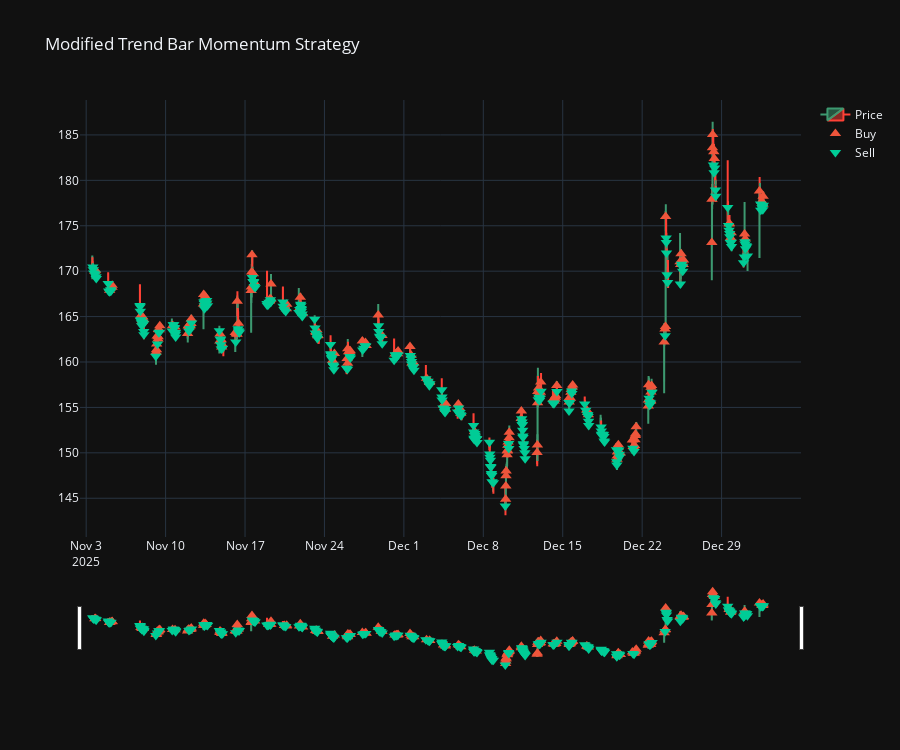

This figure's notebook cell:
### Code cell
import pandas as pd
import numpy as np
import plotly.graph_objects as go
from openalgo import api
from math import sqrt

# =========================
# CONFIG
# =========================
SYMBOL = "IRCON"
EXCHANGE = "NSE"
INTERVAL = "15m"       
START_DATE = "2025-11-01"
END_DATE = "2025-12-31"

INITIAL_CAPITAL = 1_000_000
RISK_PER_TRADE = 0.02   # 2%
STOP_LOSS_PCT = 0.01    # 1%
TAKE_PROFIT_PCT = 0.028 # 2.8%

# =========================
# CONNECT
# =========================
client = api(
    api_key="945cf5ba60f139afd48ce073fef0c346a2cc52d72f0c10c58e30acb50e0cb030",
    host="http://127.0.0.1:5000"
)

# =========================
# FETCH DATA
# =========================
df = client.history(
    symbol=SYMBOL,
    exchange=EXCHANGE,
    interval=INTERVAL,
    start_date=START_DATE,
    end_date=END_DATE
)

df.index = pd.to_datetime(df.index)

# =========================
# MODIFIED TREND BAR MOMENTUM STRATEGY
# =========================
df["prev_high"] = df["high"].shift(1)
df["prev_low"] = df["low"].shift(1)

df["signal"] = 0
df.loc[df["close"] > df["prev_high"], "signal"] = 1     # Buy
df.loc[df["close"] < df["prev_low"], "signal"] = -1     # Short

# =========================
# BACKTEST ENGINE
# =========================
capital = INITIAL_CAPITAL
position = 0
entry_price = 0
trade_log = []

equity_curve = []

for i in range(1, len(df)):
    row = df.iloc[i]
    price = row["close"]
    time = df.index[i]

    equity_curve.append(capital + position * (price - entry_price))

    # Exit logic
    if position != 0:
        if position == 1:
            sl = entry_price * (1 - STOP_LOSS_PCT)
            tp = entry_price * (1 + TAKE_PROFIT_PCT)
            exit_cond = price <= sl or price >= tp or row["signal"] == -1
        else:
            sl = entry_price * (1 + STOP_LOSS_PCT)
            tp = entry_price * (1 - TAKE_PROFIT_PCT)
            exit_cond = price >= sl or price <= tp or row["signal"] == 1

        if exit_cond:
            pnl = position * (price - entry_price)
            capital += pnl

            trade_log.append([entry_time, time, position, entry_price, price, pnl])

            position = 0

    # Entry logic
    if position == 0:
        risk_amount = capital * RISK_PER_TRADE
        qty = risk_amount / (price * STOP_LOSS_PCT)

        if row["signal"] == 1:
            position = qty
            entry_price = price
            entry_time = time

        elif row["signal"] == -1:
            position = -qty
            entry_price = price
            entry_time = time

# =========================
# TRADE LOG CSV
# =========================
trades_df = pd.DataFrame(trade_log, columns=[
    "Entry Time", "Exit Time", "Position", "Entry Price", "Exit Price", "PnL"
])

csv_path = "modified_trend_bar_momentum_trades.csv"
trades_df.to_csv(csv_path, index=False)

# =========================
# PERFORMANCE METRICS
# =========================
equity_series = pd.Series(equity_curve).dropna()
returns = equity_series.pct_change().dropna()

total_return = (capital - INITIAL_CAPITAL) / INITIAL_CAPITAL
years = len(df) / 252
cagr = (capital / INITIAL_CAPITAL) ** (1 / years) - 1 if years > 0 else 0

sharpe = sqrt(252) * returns.mean() / returns.std() if returns.std() != 0 else 0

drawdown = equity_series / equity_series.cummax() - 1
max_dd = drawdown.min()

win_rate = (trades_df["PnL"] > 0).mean() * 100 if len(trades_df) else 0

print("\n========== PERFORMANCE ==========")
print(f"Final Capital: ₹{capital:,.0f}")
print(f"Total Return: {total_return*100:.2f}%")
print(f"CAGR: {cagr*100:.2f}%")
print(f"Sharpe Ratio: {sharpe:.2f}")
print(f"Max Drawdown: {max_dd*100:.2f}%")
print(f"Win Rate: {win_rate:.2f}%")
print(f"Trades: {len(trades_df)}")
print(f"Trade Log Exported: {csv_path}")

# =========================
# PLOTLY CHART
# =========================
fig = go.Figure()

fig.add_trace(go.Candlestick(
    x=df.index,
    open=df["open"],
    high=df["high"],
    low=df["low"],
    close=df["close"],
    name="Price"
))

# Buy markers
fig.add_trace(go.Scatter(
    x=df[df["signal"] == 1].index,
    y=df[df["signal"] == 1]["close"],
    mode="markers",
    marker=dict(symbol="triangle-up", size=10),
    name="Buy"
))

# Sell markers
fig.add_trace(go.Scatter(
    x=df[df["signal"] == -1].index,
    y=df[df["signal"] == -1]["close"],
    mode="markers",
    marker=dict(symbol="triangle-down", size=10),
    name="Sell"
))

# Remove gaps
fig.update_xaxes(rangebreaks=[dict(bounds=["sat", "mon"])])

fig.update_layout(
    title="Modified Trend Bar Momentum Strategy",
    template="plotly_dark",
    height=750
)

fig.show()

### Figure 1 — Plotly figure (JSON) as saved in the notebook; plotly's stock layout.template omitted (floating-point values rounded to 4 significant figures; data arrays with more than 128 entries replaced by an {"elided": "..."} marker saying what was removed)
{"data": [{"close": {"elided": "1025 float values"}, "high": {"elided": "1025 float values"}, "low": {"elided": "1025 float values"}, "name": "Price", "open": {"elided": "1025 float values"}, "type": "candlestick", "x": {"elided": "1025 str values"}}, {"marker": {"size": 10, "symbol": "triangle-up"}, "mode": "markers", "name": "Buy", "type": "scatter", "x": {"elided": "189 str values"}, "y": {"elided": "189 float values"}}, {"marker": {"size": 10, "symbol": "triangle-down"}, "mode": "markers", "name": "Sell", "type": "scatter", "x": {"elided": "260 str values"}, "y": {"elided": "260 float values"}}], "layout": {"height": 750, "title": {"text": "Modified Trend Bar Momentum Strategy"}, "xaxis": {"rangebreaks": [{"bounds": ["sat", "mon"]}]}}}
